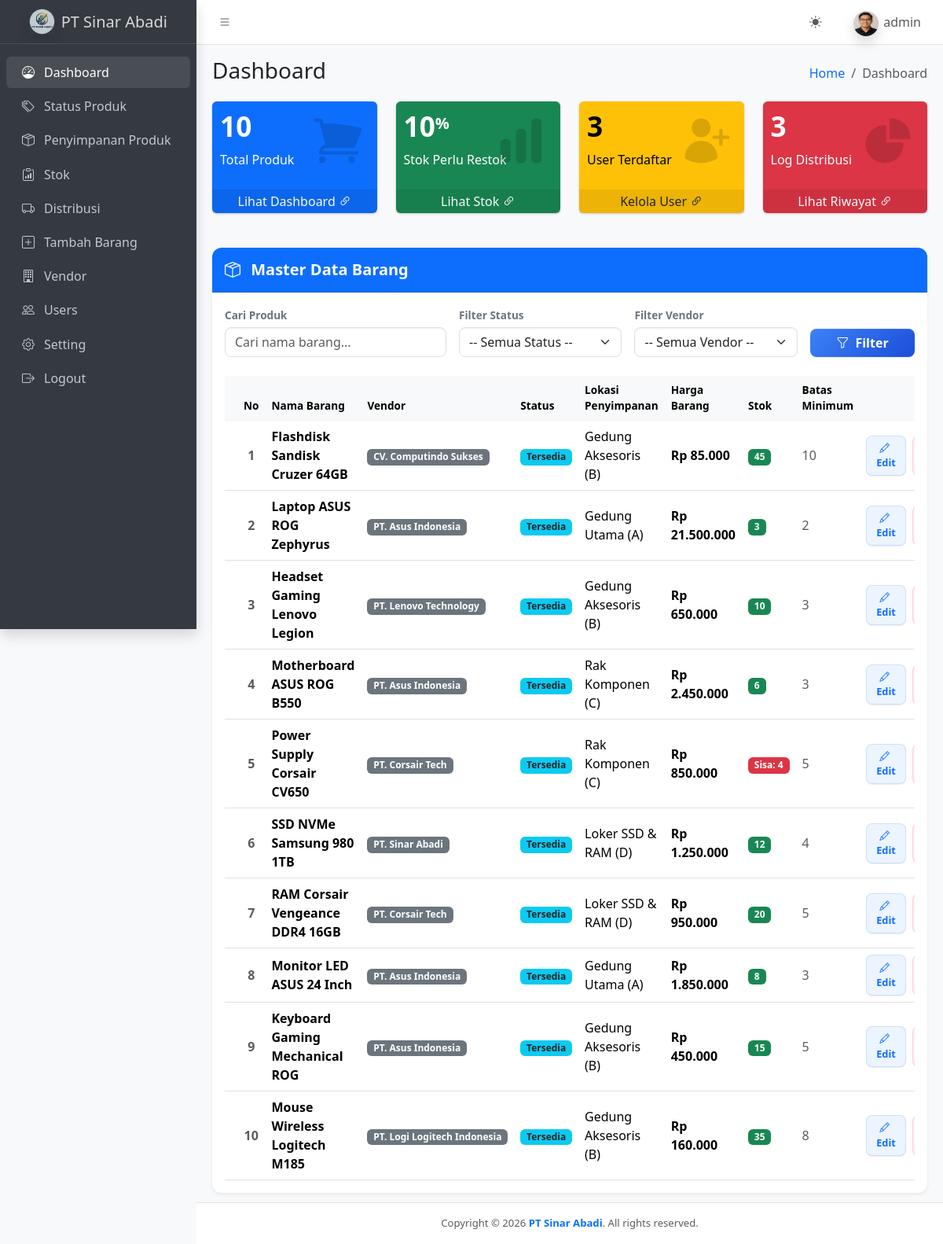
The page /index.php (signed in) on the database its author committed.
### tables this page shows
CREATE TABLE `barang` (
  `id` int(11) NOT NULL AUTO_INCREMENT,
  `nama_barang` varchar(100) NOT NULL,
  `status_id` varchar(50) DEFAULT NULL,
  `penyimpanan_id` varchar(100) DEFAULT NULL,
  `harga_barang` int(11) DEFAULT NULL,
  `stok` int(11) NOT NULL,
  `limit_stok` int(11) NOT NULL DEFAULT 5,
  `vendor_id` int(11) NOT NULL,
  PRIMARY KEY (`id`)
);

CREATE TABLE `vendor` (
  `id_vendor` int(11) NOT NULL AUTO_INCREMENT,
  `nama_vendor` varchar(100) NOT NULL,
  `kontak_vendor` varchar(50) NOT NULL,
  `alamat_vendor` text NOT NULL,
  PRIMARY KEY (`id_vendor`)
);

CREATE TABLE `status_barang` (
  `id` int(11) NOT NULL AUTO_INCREMENT,
  `nama_status` varchar(100) NOT NULL,
  PRIMARY KEY (`id`)
);

CREATE TABLE `penyimpanan` (
  `id` int(11) NOT NULL AUTO_INCREMENT,
  `nama_penyimpanan` varchar(100) NOT NULL,
  `lokasi` varchar(300) NOT NULL,
  PRIMARY KEY (`id`)
);

### index.php (the view, shortened to what this page needs)
<?php
include 'koneksi.php';
$search             = isset($_GET['search']) ? mysqli_real_escape_string($koneksi, $_GET['search']) : '';
$where_sql = "";
$page = isset($_GET['page']) ? (int) $_GET['page'] : 1;
$perPage = 10;
$offset = ($page - 1) * $perPage;
$query_string = "SELECT barang.*,
                        barang.id AS id_barang,
                        status_barang.nama_status,
                        penyimpanan.nama_penyimpanan,
                        vendor.nama_vendor
                 FROM barang
                 LEFT JOIN vendor ON barang.vendor_id = vendor.id_vendor
                 LEFT JOIN status_barang ON barang.status_id = status_barang.id
                 LEFT JOIN penyimpanan ON barang.penyimpanan_id = penyimpanan.id" . $where_sql . "
                 ORDER BY barang.id DESC
                 LIMIT $perPage OFFSET $offset";
$data = mysqli_query($koneksi, $query_string);
$query_barang = mysqli_query($koneksi, "SELECT COUNT(*) AS total_barang FROM barang");
$data_barang  = mysqli_fetch_assoc($query_barang);
$total_barang = $data_barang['total_barang'];
$query_kritis = mysqli_query($koneksi, "SELECT COUNT(*) AS total_kritis FROM barang WHERE stok <= limit_stok");
$data_kritis  = mysqli_fetch_assoc($query_kritis);
$total_kritis = $data_kritis['total_kritis'];
$bounce_rate_persen = $total_barang > 0 ? round(($total_kritis / $total_barang) * 100) : 0;
$query_users = mysqli_query($koneksi, "SELECT COUNT(*) AS total_users FROM users");
$data_users  = mysqli_fetch_assoc($query_users);
$total_users = $data_users['total_users'];
$query_distribusi = mysqli_query($koneksi, "SELECT COUNT(*) AS total_distribusi FROM distribusi");
$data_distribusi  = mysqli_fetch_assoc($query_distribusi);
$total_distribusi = $data_distribusi['total_distribusi'];
include __DIR__ . '/components/head.php';
include __DIR__ . '/components/topbar.php';
include __DIR__ . '/components/sidebar.php';
?>
<main class="app-main">
    <div class="app-content-header">
        <div class="container-fluid">
            <div class="row">
                <div class="col-sm-6">
                    <h3 class="mb-0">Dashboard</h3>
                </div>
                <div class="col-sm-6">
                    <ol class="breadcrumb float-sm-end">
                        <li class="breadcrumb-item"><a href="#">Home</a></li>
                        <li class="breadcrumb-item active" aria-current="page">Dashboard</li>
                    </ol>
                </div>
            </div>
        </div>
    </div>
    <div class="app-content">
        <div class="container-fluid">
            <div class="row g-4">
                <?php if ($_SESSION['role'] === 'admin'): ?>
                <div class="col-lg-3 col-6">
                    <div class="small-box text-bg-primary">
                        <div class="inner">
                            <h3><?= $total_barang; ?></h3>
                            <p>Total Produk</p>
                        </div>
                        <a href="index.php" class="small-box-footer link-light link-underline-opacity-0 link-underline-opacity-50-hover">
                            Lihat Dashboard <i class="bi bi-link-45deg"></i>
                        </a>
                    </div>
                </div>
                <div class="col-lg-3 col-6">
                    <div class="small-box text-bg-success">
                        <div class="inner">
                            <h3><?= $bounce_rate_persen; ?><sup class="fs-5">%</sup></h3>
                            <p>Stok Perlu Restok</p>
                        </div>
                        <a href="stok.php" class="small-box-footer link-light link-underline-opacity-0 link-underline-opacity-50-hover">
                            Lihat Stok <i class="bi bi-link-45deg"></i>
                        </a>
                    </div>
                </div>
                <div class="col-lg-3 col-6">
                    <div class="small-box text-bg-warning">
                        <div class="inner">
                            <h3><?= $total_users; ?></h3>
                            <p>User Terdaftar</p>
                        </div>
                        <a href="users.php" class="small-box-footer link-dark link-underline-opacity-0 link-underline-opacity-50-hover">
                            Kelola User <i class="bi bi-link-45deg"></i>
                        </a>
                    </div>
                </div>
                <div class="col-lg-3 col-6">
                    <div class="small-box text-bg-danger">
                        <div class="inner">
                            <h3><?= $total_distribusi; ?></h3>
                            <p>Log Distribusi</p>
                        </div>
                        <a href="distribusi.php" class="small-box-footer link-light link-underline-opacity-0 link-underline-opacity-50-hover">
                            Lihat Riwayat <i class="bi bi-link-45deg"></i>
                        </a>
                    </div>
                </div>
                <?php endif; ?>
            </div>
            <div class="card mt-4 shadow-sm border-0" style="border-radius: 12px; overflow: hidden;">
                <div class="card-header bg-primary text-white py-3">
                    <h5 class="mb-0 fw-bold"><i class="bi bi-box-seam me-2"></i> Master Data Barang</h5>
                </div>
                <div class="card-body">
                    <form method="GET" action="" class="row g-3 mb-4 align-items-end">
                        <div class="col-md-4">
                            <label class="form-label fw-semibold text-secondary mb-1" style="font-size: 0.85rem;">Cari Produk</label>
                            <input type="text" name="search" class="form-control" placeholder="Cari nama barang..." value="<?= htmlspecialchars($search); ?>" style="border-radius: 8px;">
                        </div>
                        <div class="col-md-3">
                            <label class="form-label fw-semibold text-secondary mb-1" style="font-size: 0.85rem;">Filter Status</label>
                            <select name="status_id" class="form-select" style="border-radius: 8px;">
                                <option value="">-- Semua Status --</option>
                            </select>
                        </div>
                        <div class="col-md-3">
                            <label class="form-label fw-semibold text-secondary mb-1" style="font-size: 0.85rem;">Filter Vendor</label>
                            <select name="vendor_id" class="form-select" style="border-radius: 8px;">
                                <option value="">-- Semua Vendor --</option>
                            </select>
                        </div>
                        <div class="col-md-2 d-grid">
                            <button type="submit" class="btn btn-primary fw-semibold animate-btn" style="border-radius: 8px; background: linear-gradient(135deg, #3b82f6 0%, #1d4ed8 100%); border: none;">
                                <i class="bi bi-funnel me-1"></i> Filter
                            </button>
                        </div>
                    </form>
                    <div class="table-responsive">
                        <table class="table table-hover align-middle mb-0">
                            <thead class="table-light text-secondary fw-semibold" style="font-size: 0.85rem; border-bottom: 1px solid #f1f5f9;">
                                <tr>
                                    <th width="80" class="ps-4 text-center">No</th>
                                    <th>Nama Barang</th>
                                    <th>Vendor</th>
                                    <th>Status</th>
                                    <th>Lokasi Penyimpanan</th>
                                    <th>Harga Barang</th>
                                    <th>Stok</th>
                                    <th>Batas Minimum</th>
                                    <?php if ($_SESSION['role'] === 'admin'): ?>
                                    <th width="200" class="pe-4 text-end">Aksi</th>
                                    <?php endif; ?>
                                </tr>
                            </thead>
                            <tbody>
                                <?php
                                if ($data && mysqli_num_rows($data) > 0) {
                                    $no = $offset + 1;
                                    while ($row = mysqli_fetch_assoc($data)) {
                                        $stok_kritis = ($row['stok'] <= $row['limit_stok']);
                                ?>
                                        <tr>
                                            <td class="ps-4 text-center text-muted fw-semibold"><?= $no++; ?></td>
                                            <td><strong><?= htmlspecialchars($row['nama_barang']); ?></strong></td>
                                            <td><span class="badge bg-secondary"><?= htmlspecialchars($row['nama_vendor'] ?? 'Belum Set'); ?></span></td>
                                            <td>
                                                <span class="badge bg-info text-dark"><?= htmlspecialchars($row['nama_status'] ?? $row['status_id']); ?></span>
                                            </td>
                                            <td><?= htmlspecialchars($row['nama_penyimpanan'] ?? $row['penyimpanan_id']); ?></td>
                                            <td><strong>Rp <?= number_format($row['harga_barang'], 0, ',', '.'); ?></strong></td>
                                            <td>
                                                <?php if ($stok_kritis) { ?>
                                                    <span class="badge bg-danger">Sisa: <?= $row['stok']; ?></span>
                                                <?php } else { ?>
                                                    <span class="badge bg-success"><?= $row['stok']; ?></span>
                                                <?php } ?>
                                            </td>
                                            <td><span class="text-muted"><?= $row['limit_stok']; ?></span></td>
                                            <?php if ($_SESSION['role'] === 'admin'): ?>
                                            <td class="pe-4 text-end">
                                                <div class="d-inline-flex gap-2">
                                                    <a href="edit_barang.php?id=<?= $row['id']; ?>" class="btn btn-edit-user-custom btn-sm">
                                                        <i class="bi bi-pencil me-1"></i> Edit
                                                    </a>
                                                    <a href="hapus_barang.php?id=<?= $row['id']; ?>" class="btn btn-hapus-user-custom btn-hapus-barang btn-sm" data-nama="<?= htmlspecialchars($row['nama_barang']); ?>">
                                                    </a>
                                                </div>
                                            </td>
                                            <?php endif; ?>
                                        </tr>
                                <?php
                                    }
                                } else {
                                    $colCount = $_SESSION['role'] === 'admin' ? 9 : 8;
                                    echo '<tr><td colspan="' . $colCount . '" class="text-center text-muted py-4">Tidak ada data barang yang cocok dengan filter.</td></tr>';
                                }
                                ?>
                            </tbody>
                        </table>
                    </div>
                </div>
            </div>
        </div>
    </div>
</main>
<?php include __DIR__ . '/components/footer.php'; ?>

### index.php (style rules this page uses)
.btn-edit-user-custom { color: #0d6efd; background: rgba(13, 110, 253, 0.08); border: 1px solid rgba(13, 110, 253, 0.15); border-radius: 8px; font-weight: 600; font-size: 0.8rem; padding: 0.35rem 0.75rem; transition: all 0.2s ease; text-decoration: none; }
.btn-hapus-user-custom { color: #dc3545; background: rgba(220, 53, 69, 0.08); border: 1px solid rgba(220, 53, 69, 0.15); border-radius: 8px; font-weight: 600; font-size: 0.8rem; padding: 0.35rem 0.75rem; transition: all 0.2s ease; text-decoration: none; }
.animate-btn { transition: all 0.2s ease; }

### rows shown on the page
barang: nama_barang "Flashdisk Sandisk Cruzer 64GB", vendor.nama_vendor "CV. Computindo Sukses", status_barang.nama_status "Tersedia", penyimpanan.nama_penyimpanan "Gedung Aksesoris (B)", harga_barang "85.000", stok "45", limit_stok "10"
barang: nama_barang "Laptop ASUS ROG Zephyrus", vendor.nama_vendor "PT. Asus Indonesia", status_barang.nama_status "Tersedia", penyimpanan.nama_penyimpanan "Gedung Utama (A)", harga_barang "21.500.000", stok "3", limit_stok "2"
barang: nama_barang "Headset Gaming Lenovo Legion", vendor.nama_vendor "PT. Lenovo Technology", status_barang.nama_status "Tersedia", penyimpanan.nama_penyimpanan "Gedung Aksesoris (B)", harga_barang "650.000", stok "10", limit_stok "3"
barang: nama_barang "Motherboard ASUS ROG B550", vendor.nama_vendor "PT. Asus Indonesia", status_barang.nama_status "Tersedia", penyimpanan.nama_penyimpanan "Rak Komponen (C)", harga_barang "2.450.000", stok "6", limit_stok "3"
barang: nama_barang "Power Supply Corsair CV650", vendor.nama_vendor "PT. Corsair Tech", status_barang.nama_status "Tersedia", penyimpanan.nama_penyimpanan "Rak Komponen (C)", harga_barang "850.000", stok "4", limit_stok "5"
barang: nama_barang "SSD NVMe Samsung 980 1TB", vendor.nama_vendor "PT. Sinar Abadi", status_barang.nama_status "Tersedia", penyimpanan.nama_penyimpanan "Loker SSD & RAM (D)", harga_barang "1.250.000", stok "12", limit_stok "4"
barang: nama_barang "RAM Corsair Vengeance DDR4 16GB", vendor.nama_vendor "PT. Corsair Tech", status_barang.nama_status "Tersedia", penyimpanan.nama_penyimpanan "Loker SSD & RAM (D)", harga_barang "950.000", stok "20", limit_stok "5"
barang: nama_barang "Monitor LED ASUS 24 Inch", vendor.nama_vendor "PT. Asus Indonesia", status_barang.nama_status "Tersedia", penyimpanan.nama_penyimpanan "Gedung Utama (A)", harga_barang "1.850.000", stok "8", limit_stok "3"
barang: nama_barang "Keyboard Gaming Mechanical ROG", vendor.nama_vendor "PT. Asus Indonesia", status_barang.nama_status "Tersedia", penyimpanan.nama_penyimpanan "Gedung Aksesoris (B)", harga_barang "450.000", stok "15", limit_stok "5"
barang: nama_barang "Mouse Wireless Logitech M185", vendor.nama_vendor "PT. Logi Logitech Indonesia", status_barang.nama_status "Tersedia", penyimpanan.nama_penyimpanan "Gedung Aksesoris (B)", harga_barang "160.000", stok "35", limit_stok "8"

### other values the page prints
$username "admin"
$appSettings['app_name'] "PT Sinar Abadi"
$total_barang "10"
$bounce_rate_persen "10"
$total_users "3"
$total_distribusi "3"
